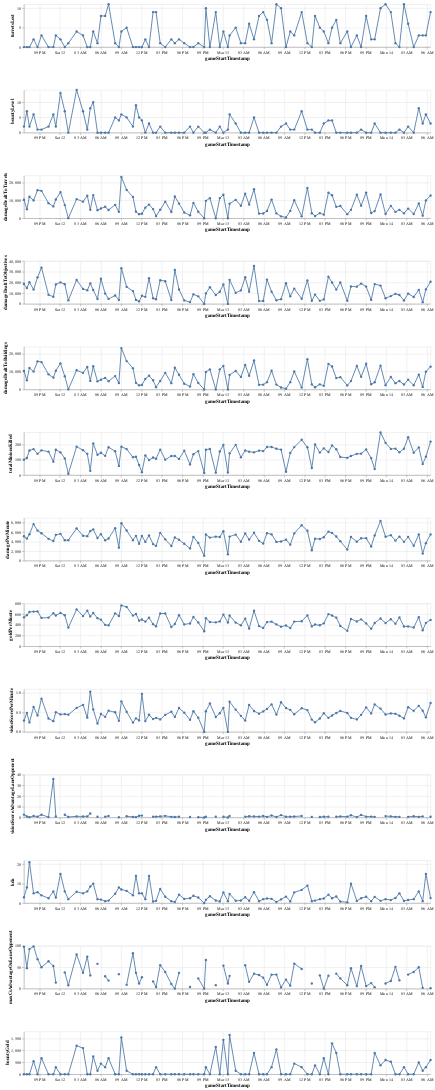

Source (notebook cell):
### Code cell
alt.Chart(match_data).mark_line(point=True).encode(
    alt.Y(alt.repeat("row"), type="quantitative"),
    alt.X("gameStartTimestamp:T"),
    tooltip=["gameStartTimestamp:T"]
).properties(
    width=950,
    height=100
).repeat(
    row=[k for k in participant_keys[1:] + challenge_keys]
)
